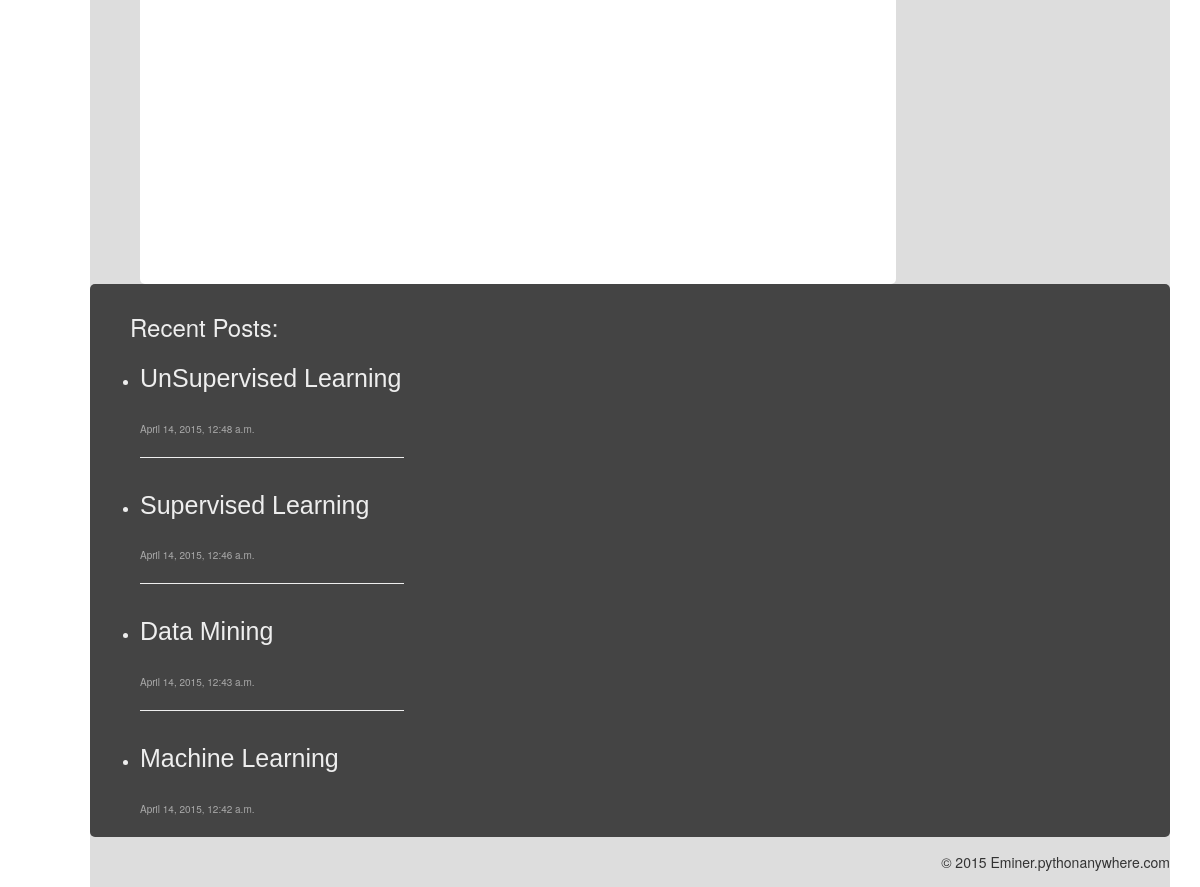
/blog/about/ (lower part), run on an earlier commit of the app's database.
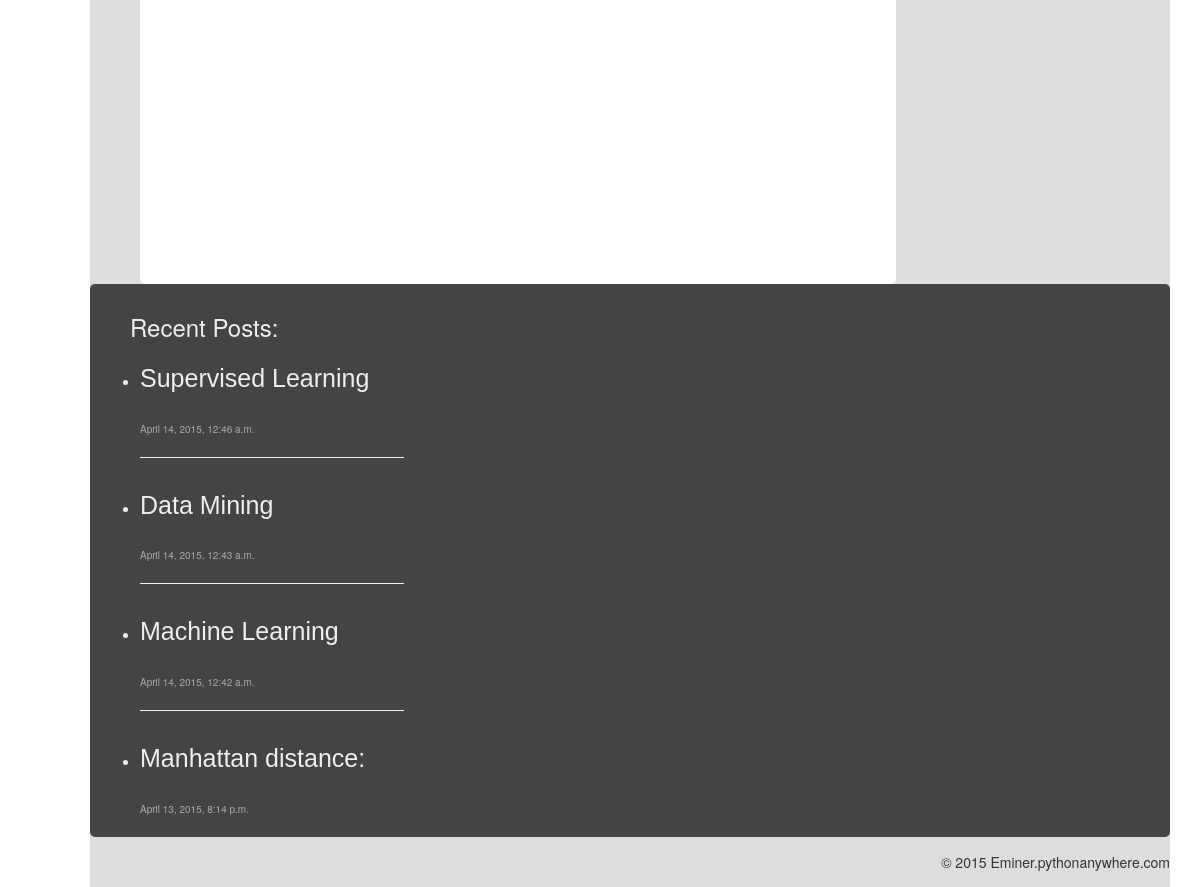
And on a later commit of the database.
### eminer/models.py (models this page shows, shortened)
class NewEntry(models.Model):
    title = models.CharField(max_length=200,)
    body = MarkdownField()
    published = models.BooleanField(default=False)
    posted = models.DateTimeField(auto_now_add=True)
    modified = models.DateTimeField(auto_now=True)
    slug = models.SlugField(max_length = 200,)
    tag = models.ManyToManyField(Tag, null=False)

### eminer/views.py (the view)
def About(request):
    recent = NewEntry.objects.filter(published=True).order_by('-posted')[:4]
    return render(request, 'eminer/about.html',{'recent':recent,})

### templates/eminer/about.html (shortened to what this page needs)
{% extends 'eminer/base.html' %}
{% load django_markdown %}

### templates/eminer/base.html (shortened to what this page needs)
<!DOCTYPE html>
{% load static %}
{% load django_markdown %}
<html>
<head>
    <link rel='stylesheet' type='text/css' href="{% static 'css/base.css' %}"/>
    <link rel="stylesheet" href="http://maxcdn.bootstrapcdn.com/bootstrap/3.3.4/css/bootstrap.min.css">
</head>
<body>
    <br/>
    <div class='index_view'>
        <div>
        <div class='post_view'><div class='index_html'>{% block index_view %}{% endblock %}</div></div>
    </div>
    <div class='footer_view'>
        <div class='recent_posts'>
            <h3 style='padding-left:30px;'>Recent Posts:</h3>
            {% if recent %}
            <ul>
            {% for post in recent %}
                <li><a href="/blog/{{ post.slug }}/">{{ post.title }}</a></li><br/><span style='font-size:10px;color:#aaa;'>{{ post.posted }}</span>{% if not forloop.last %}<hr style='color:#222;'/>{% endif %}
            {% endfor %}
             </ul>
            {% endif %}
        </div>
        </div>
    <div class='copy_view'>
        <span style='position:relative;top:15px;float:right;'>&copy 2015 Eminer.pythonanywhere.com</span>
        </div>
</div>
</body>
</html>

What changed in the data, as far as the page shows it:
no longer on this page (row edited): NewEntry: title "UnSupervised Learning", posted "April 14, 2015, 12:48 a.m."
now on this page (row unchanged): NewEntry: title "Manhattan distance:", posted "April 13, 2015, 8:14 p.m."
